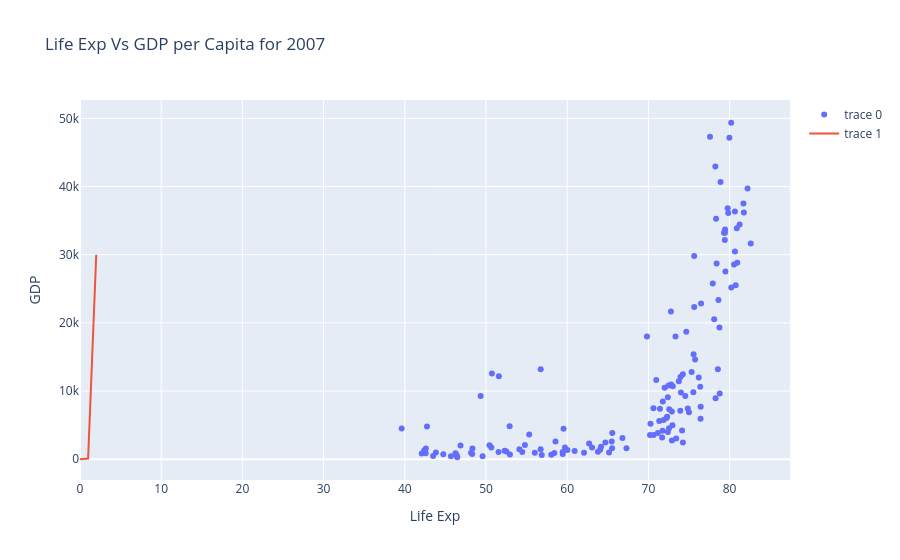

The notebook cell this image was saved under:
### Code cell
trace1 = go.Scatter(
    x = temp_df['lifeExp'],
    y = temp_df['gdpPercap'],
    mode = 'markers'
)
trace2 = go.Scatter(
    x = [0,1,2],
    y = [0,90,30000],
    mode = 'lines'
)

data = [trace1,trace2]

layout = go.Layout(
    title = 'Life Exp Vs GDP per Capita for 2007',
    xaxis = {'title':'Life Exp'},
    yaxis = {'title':'GDP'}
)

fig = go.Figure(data,layout)
fig.show()

### Figure 1 — Plotly figure (JSON) as saved in the notebook; plotly's stock layout.template omitted (floating-point values rounded to 4 significant figures; data arrays with more than 128 entries replaced by an {"elided": "..."} marker saying what was removed)
{"data": [{"mode": "markers", "type": "scatter", "x": {"elided": "142 float values"}, "y": {"elided": "142 float values"}}, {"mode": "lines", "type": "scatter", "x": [0, 1, 2], "y": [0, 90, 30000]}], "layout": {"title": {"text": "Life Exp Vs GDP per Capita for 2007"}, "xaxis": {"title": {"text": "Life Exp"}}, "yaxis": {"title": {"text": "GDP"}}}}
